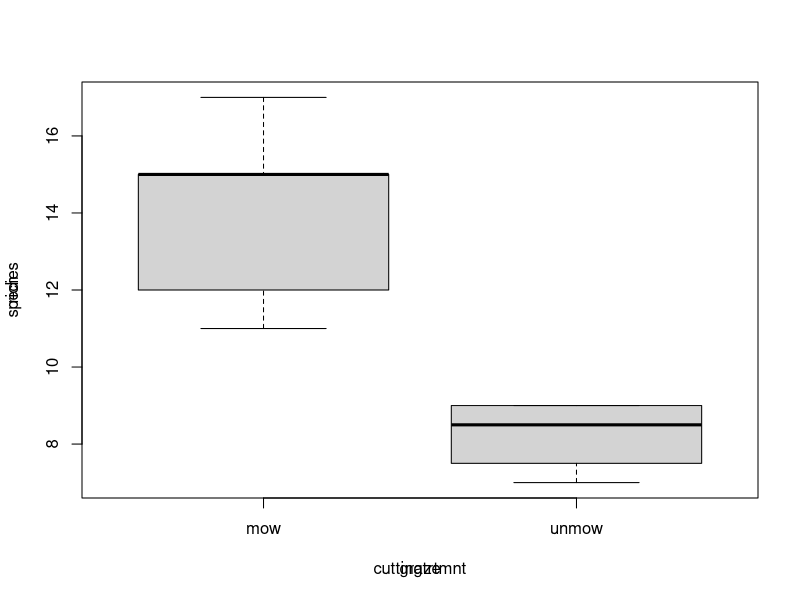

R code for this plot:
rich=c(12,15,17,11,15,8,9,7,9)
graze=c('mow','mow','mow','mow','mow','unmow','unmow','unmow','unmow')
frame=data.frame(rich,graze)
frame
boxplot(rich ~ graze,data=frame)
title(xlab='cuttingtrtmnt',ylab='species',col='gray90')